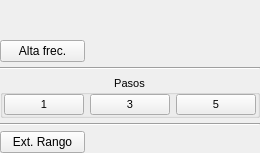
          <widget class="QFrame" name="verticalFrame">
           <property name="maximumSize">
            <size>
             <width>90</width>
             <height>16777215</height>
            </size>
           </property>
           <layout class="QVBoxLayout" name="verticalLayout_5">
            <property name="spacing">
             <number>5</number>
            </property>
            <property name="leftMargin">
             <number>0</number>
            </property>
            <property name="topMargin">
             <number>0</number>
            </property>
            <property name="rightMargin">
             <number>0</number>
            </property>
            <property name="bottomMargin">
             <number>0</number>
            </property>
            <item>
             <spacer name="verticalSpacer_5">
              <property name="orientation">
               <enum>Qt::Vertical</enum>
              </property>
              <property name="sizeHint" stdset="0">
               <size>
                <width>20</width>
                <height>40</height>
               </size>
              </property>
             </spacer>
            </item>
            <item>
             <widget class="QPushButton" name="btn_alt_frec">
              <property name="maximumSize">
               <size>
                <width>85</width>
                <height>25</height>
               </size>
              </property>
              <property name="font">
               <font>
                <pointsize>9</pointsize>
               </font>
              </property>
              <property name="text">
               <string>Alta frec.</string>
              </property>
              <property name="checkable">
               <bool>false</bool>
              </property>
             </widget>
            </item>
            <item>
             <widget class="Line" name="line_10">
              <property name="orientation">
               <enum>Qt::Horizontal</enum>
              </property>
             </widget>
            </item>
            <item>
             <widget class="QGroupBox" name="groupBox_step">
              <property name="font">
               <font>
                <pointsize>8</pointsize>
               </font>
              </property>
              <property name="title">
               <string>Pasos</string>
              </property>
              <property name="alignment">
               <set>Qt::AlignCenter</set>
              </property>
              <property name="checkable">
               <bool>false</bool>
              </property>
              <layout class="QHBoxLayout" name="horizontalLayout_13">
               <property name="leftMargin">
                <number>1</number>
               </property>
               <property name="topMargin">
                <number>0</number>
               </property>
               <property name="rightMargin">
                <number>1</number>
               </property>
               <property name="bottomMargin">
                <number>0</number>
               </property>
               <item>
                <widget class="QPushButton" name="btn_step_1">
                 <property name="maximumSize">
                  <size>
                   <width>16777215</width>
                   <height>25</height>
                  </size>
                 </property>
                 <property name="font">
                  <font>
                   <pointsize>8</pointsize>
                  </font>
                 </property>
                 <property name="text">
                  <string>1</string>
                 </property>
                 <property name="shortcut">
                  <string>1</string>
                 </property>
                 <property name="checkable">
                  <bool>false</bool>
                 </property>
                 <property name="autoExclusive">
                  <bool>true</bool>
                 </property>
                </widget>
               </item>
               <item>
                <widget class="QPushButton" name="btn_step_3">
                 <property name="maximumSize">
                  <size>
                   <width>16777215</width>
                   <height>25</height>
                  </size>
                 </property>
                 <property name="font">
                  <font>
                   <pointsize>8</pointsize>
                  </font>
                 </property>
                 <property name="text">
                  <string>3</string>
                 </property>
                 <property name="shortcut">
                  <string>3</string>
                 </property>
                 <property name="checkable">
                  <bool>false</bool>
                 </property>
                 <property name="autoExclusive">
                  <bool>true</bool>
                 </property>
                </widget>
               </item>
               <item>
                <widget class="QPushButton" name="btn_step_5">
                 <property name="maximumSize">
                  <size>
                   <width>16777215</width>
                   <height>25</height>
                  </size>
                 </property>
                 <property name="font">
                  <font>
                   <pointsize>8</pointsize>
                  </font>
                 </property>
                 <property name="text">
                  <string>5</string>
                 </property>
                 <property name="shortcut">
                  <string>5</string>
                 </property>
                 <property name="checkable">
                  <bool>false</bool>
                 </property>
                 <property name="checked">
                  <bool>false</bool>
                 </property>
                 <property name="autoExclusive">
                  <bool>true</bool>
                 </property>
                 <property name="default">
                  <bool>false</bool>
                 </property>
                 <property name="flat">
                  <bool>false</bool>
                 </property>
                </widget>
               </item>
              </layout>
             </widget>
            </item>
            <item>
             <widget class="Line" name="line_9">
              <property name="orientation">
               <enum>Qt::Horizontal</enum>
              </property>
             </widget>
            </item>
            <item>
             <widget class="QPushButton" name="btn_ext_range">
              <property name="maximumSize">
               <size>
                <width>85</width>
                <height>25</height>
               </size>
              </property>
              <property name="font">
               <font>
                <pointsize>9</pointsize>
               </font>
              </property>
              <property name="text">
               <string>Ext. Rango</string>
              </property>
              <property name="shortcut">
               <string>E</string>
              </property>
              <property name="checkable">
               <bool>false</bool>
              </property>
             </widget>
            </item>
           </layout>
          </widget>
